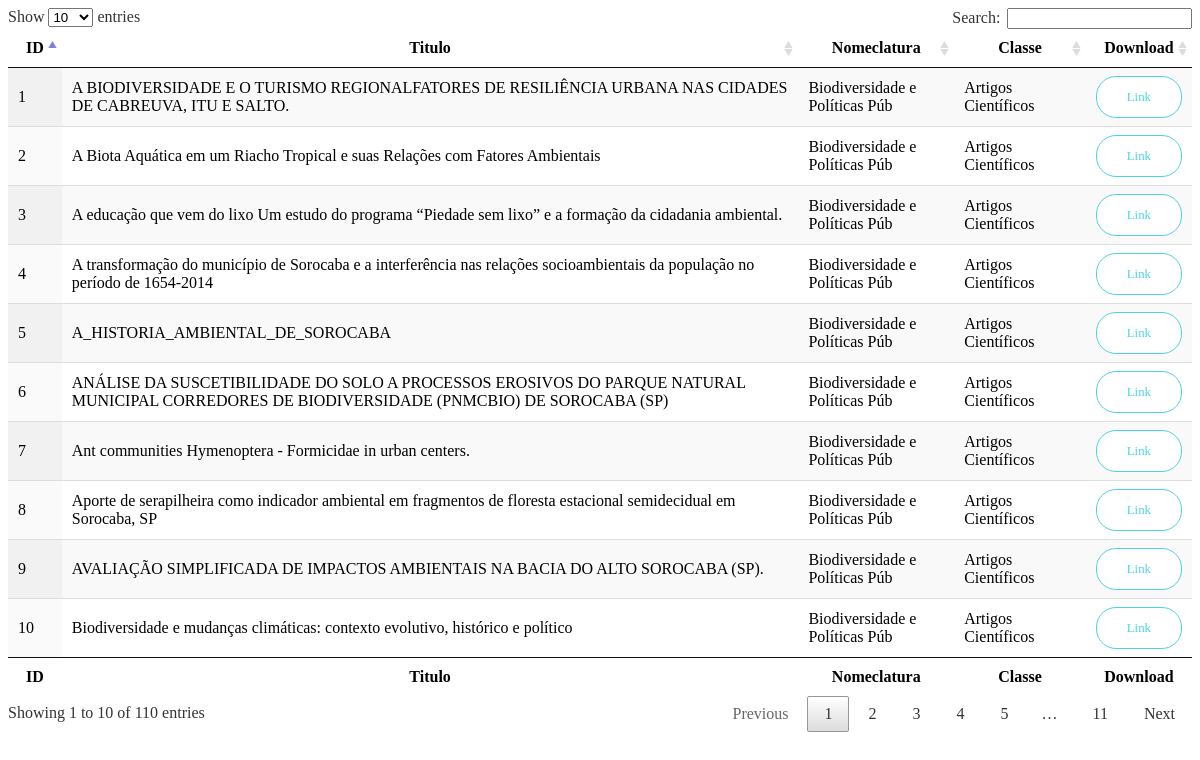
/tabela/index.php, run on the app's committed database.
### tables this page shows
CREATE TABLE `documentos` (
  `id` int(11) NOT NULL COMMENT 'Chave da tabela',
  `id_usuario` int(11) NOT NULL COMMENT 'chave estrangeira da tabela usuario',
  `titulo` text NOT NULL COMMENT 'Título do Documento',
  `filo` varchar(25) NOT NULL COMMENT 'Espécie do animal/planta citada no documento',
  `link` text NOT NULL COMMENT 'Link para o documento',
  `image` text NOT NULL COMMENT 'imagem do documento',
  `nomeclatura` varchar(60) NOT NULL COMMENT 'Categoria do documento',
  `classe` varchar(60) NOT NULL COMMENT 'Tipo do documento',
  `created` datetime NOT NULL DEFAULT current_timestamp() ON UPDATE current_timestamp() COMMENT 'data de criação',
  `modifed` datetime DEFAULT NULL COMMENT 'data de modificação'
);

### tabela/index.php (the view, shortened to what this page needs)
<head>
	<link rel="stylesheet" href="<?=BASEURL?>tabela/DataTables/datatables.css">
</head>
<?php
$servername = "localhost";
$username = "root";
$password = "";
$dbname = "observatorio";
$conn = new mysqli($servername, $username, $password, $dbname);
$conn->set_charset('utf8mb4');
echo
    '<body>
        <table id="example" class="display table table-bordered" style="width:100%">
            <thead>
                <tr>
                    <th>ID</th>
                    <th>Titulo</th>
                    <th>Nomeclatura</th>
                    <th>Classe</th>
                    <th>Download</th>
                </tr>
            </thead><tbody>';
$sql = "SELECT * FROM  documentos ORDER BY created ASC ";
$results = $conn->query($sql);
while($row = $results->fetch_assoc()) {
            echo '
                <tr>
                    <td>'.$row['id'].'</td>
                    <td>'.$row['titulo'].'</td>
                    <td>'.$row['nomeclatura'].'</td>
                    <td>'.$row['classe'].'</td>
                    <td><a href="'.$row['link'].'" class="genric-btn success-border circle" target="_blank">Link</a></td>
                </tr>
            ';
}
echo '</tbody><tfoot>
            <tr>
                <th>ID</th>
                <th>Titulo</th>
                <th>Nomeclatura</th>
                <th>Classe</th>
                <th>Download</th>
            </tr>
        </tfoot>
    </table>
</body>';
?>

### tabela/DataTables/datatables.css (style rules this page uses)
table.dataTable { width: 100%; margin: 0 auto; clear: both; border-collapse: separate; border-spacing: 0; }
table.dataTable thead th, table.dataTable tfoot th { font-weight: bold; }
table.dataTable thead th, table.dataTable thead td { padding: 10px 18px; border-bottom: 1px solid #111; }
table.dataTable tfoot th, table.dataTable tfoot td { padding: 10px 18px 6px 18px; border-top: 1px solid #111; }
table.dataTable thead .sorting, table.dataTable thead .sorting_asc, table.dataTable thead .sorting_desc, table.dataTable thead .sorting_asc_disabled, table.dataTable thead .sorting_desc_disabled { cursor: pointer; *cursor: hand; background-repeat: no-repeat; background-position: center right; }
table.dataTable thead .sorting { background-image: url("DataTables-1.10.21/images/sort_both.png"); }
table.dataTable thead .sorting_asc { background-image: url("DataTables-1.10.21/images/sort_asc.png"); }
table.dataTable tbody tr { background-color: #ffffff; }
table.dataTable tbody th, table.dataTable tbody td { padding: 8px 10px; }
table.dataTable.row-border tbody th, table.dataTable.row-border tbody td, table.dataTable.display tbody th, table.dataTable.display tbody td { border-top: 1px solid #ddd; }
table.dataTable.row-border tbody tr:first-child th, table.dataTable.row-border tbody tr:first-child td, table.dataTable.display tbody tr:first-child th, table.dataTable.display tbody tr:first-child td { border-top: none; }
table.dataTable.stripe tbody tr.odd, table.dataTable.display tbody tr.odd { background-color: #f9f9f9; }
table.dataTable.order-column tbody tr > .sorting_1, table.dataTable.order-column tbody tr > .sorting_2, table.dataTable.order-column tbody tr > .sorting_3, table.dataTable.display tbody tr > .sorting_1, table.dataTable.display tbody tr > .sorting_2, table.dataTable.display tbody tr > .sorting_3 { background-color: #fafafa; }
table.dataTable.display tbody tr.odd > .sorting_1, table.dataTable.order-column.stripe tbody tr.odd > .sorting_1 { background-color: #f1f1f1; }
table.dataTable.display tbody tr.even > .sorting_1, table.dataTable.order-column.stripe tbody tr.even > .sorting_1 { background-color: #fafafa; }
table.dataTable, table.dataTable th, table.dataTable td { box-sizing: content-box; }

### tabela/index.php (style rules this page uses)
.genric-btn.success-border { color: #4cd3e3; border: 1px solid #4cd3e3; background: #fff; }
.genric-btn.circle { border-radius: 20px; }
.genric-btn { display: inline-block; outline: none; line-height: 40px; padding: 0 30px; font-size: .8em; text-align: center; text-decoration: none; font-weight: 500; cursor: pointer; -webkit-transition: all 0.3s ease 0s; -moz-transition: all 0.3s ease 0s; -o-transition: all 0.3s ease 0s; transition: all 0.3s ease 0s; }

### data on the page
documentos: id "2", titulo "A Biota Aquática em um Riacho Tropical e suas Relações com Fatores Ambientais", nomeclatura "Biodiversidade e Políticas Púb", classe "Artigos Científicos"
documentos: id "3", titulo "A educação que vem do lixo Um estudo do programa “Piedade sem lixo” e a formação da cidadania ambiental.", nomeclatura "Biodiversidade e Políticas Púb", classe "Artigos Científicos"
documentos: id "4", titulo "A transformação do município de Sorocaba e a interferência nas relações socioambientais da população no período de 1654-2014", nomeclatura "Biodiversidade e Políticas Púb", classe "Artigos Científicos"
documentos: id "5", titulo "A_HISTORIA_AMBIENTAL_DE_SOROCABA", nomeclatura "Biodiversidade e Políticas Púb", classe "Artigos Científicos"
documentos: id "6", titulo "ANÁLISE DA SUSCETIBILIDADE DO SOLO A PROCESSOS EROSIVOS DO PARQUE NATURAL MUNICIPAL CORREDORES DE BIODIVERSIDADE (PNMCBIO) DE SOROCABA (SP)", nomeclatura "Biodiversidade e Políticas Púb", classe "Artigos Científicos"
documentos: id "7", titulo "Ant communities Hymenoptera - Formicidae in urban centers.", nomeclatura "Biodiversidade e Políticas Púb", classe "Artigos Científicos"
documentos: id "8", titulo "Aporte de serapilheira como indicador ambiental em fragmentos de floresta estacional semidecidual em Sorocaba, SP", nomeclatura "Biodiversidade e Políticas Púb", classe "Artigos Científicos"
documentos: id "9", titulo "AVALIAÇÃO SIMPLIFICADA DE IMPACTOS AMBIENTAIS NA BACIA DO ALTO SOROCABA (SP).", nomeclatura "Biodiversidade e Políticas Púb", classe "Artigos Científicos"
documentos: id "10", titulo "Biodiversidade e mudanças climáticas: contexto evolutivo, histórico e político", nomeclatura "Biodiversidade e Políticas Púb", classe "Artigos Científicos"
documentos: id "1", titulo "A BIODIVERSIDADE E O TURISMO REGIONALFATORES DE RESILIÊNCIA URBANA NAS CIDADES DE CABREUVA, ITU E SALTO.", nomeclatura "Biodiversidade e Políticas Púb", classe "Artigos Científicos"
